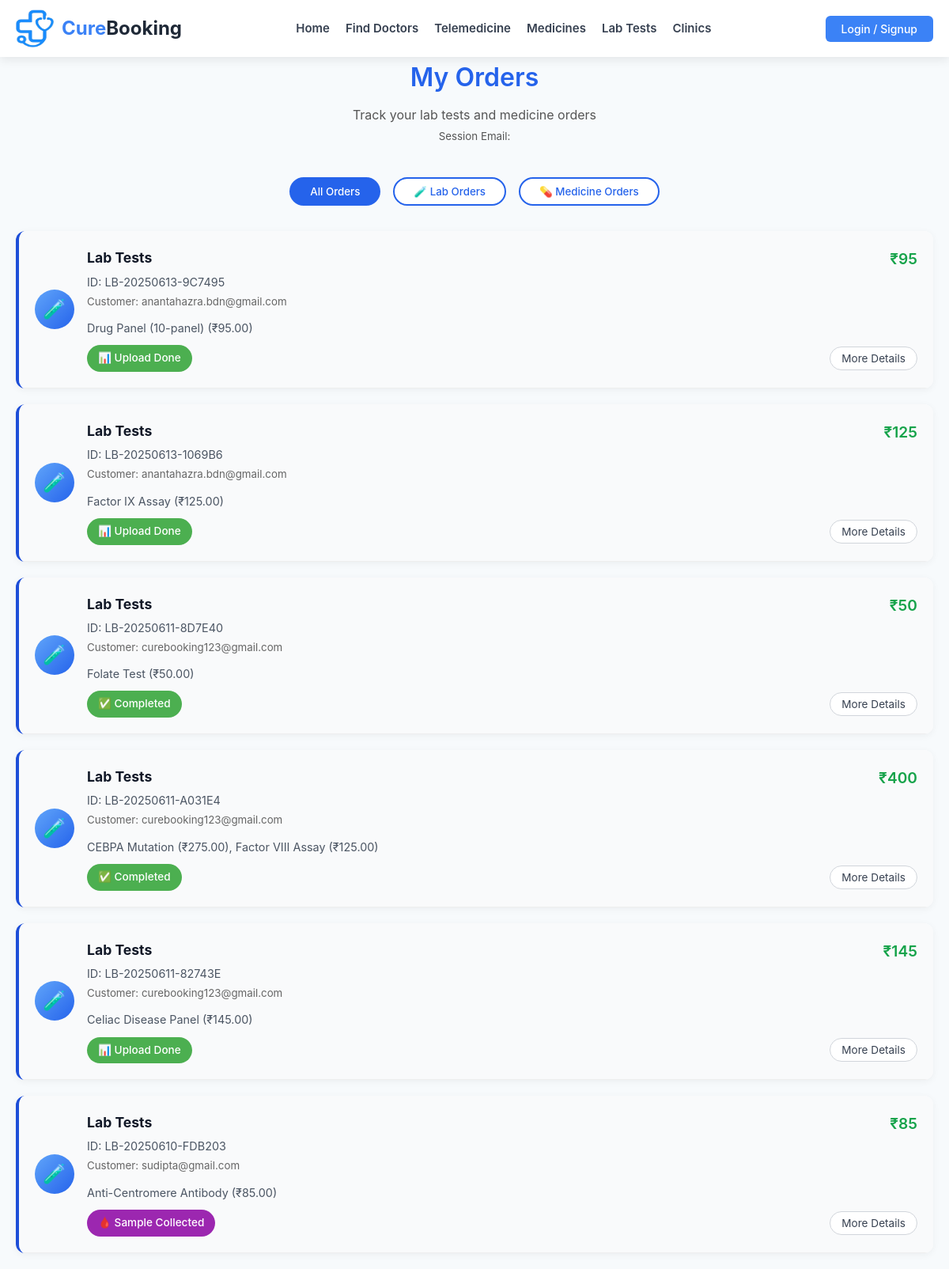
The app's page /user/my-orders.php (signed in), older data.
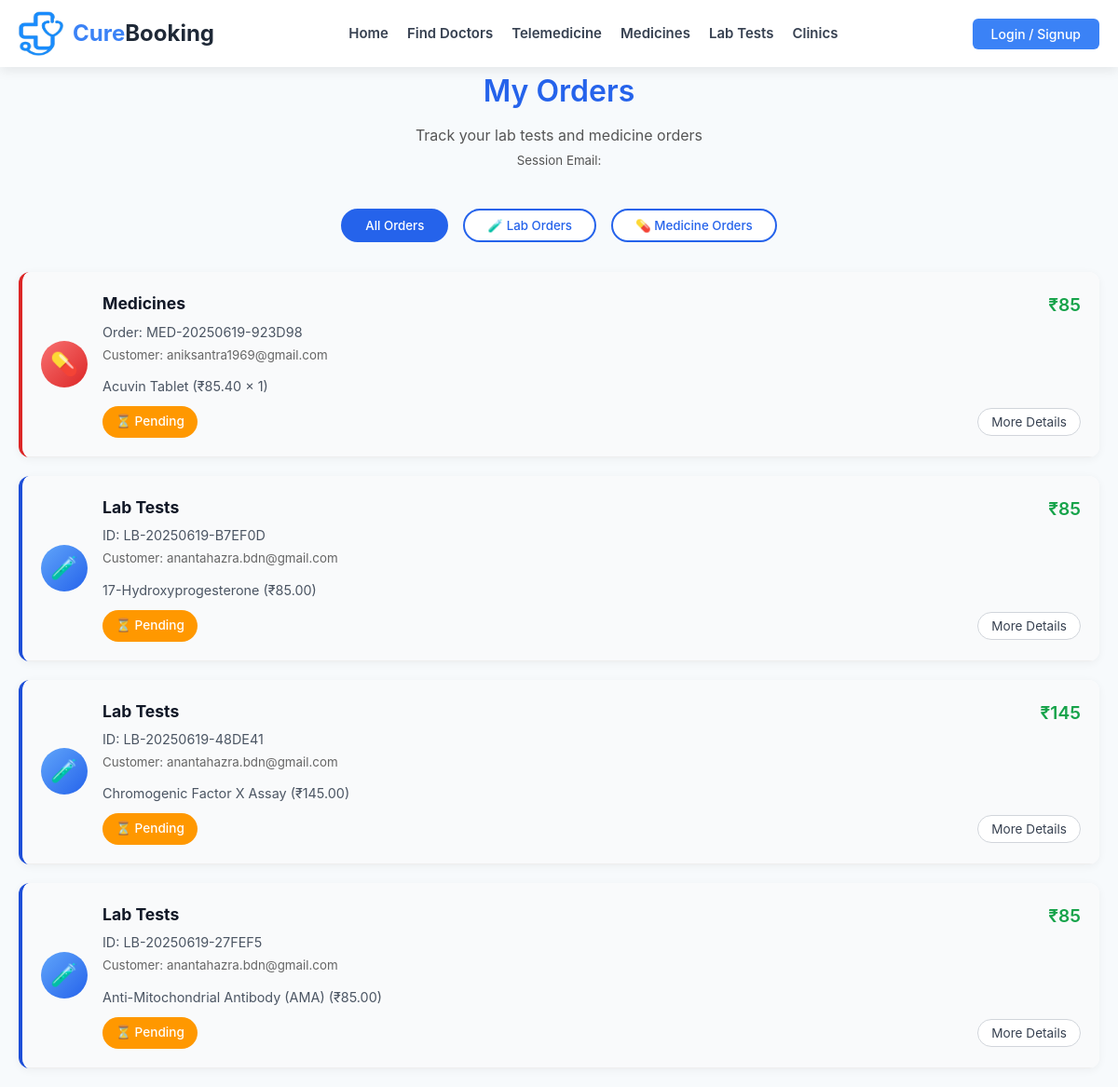
The same page, newer data.
### tables this page shows
CREATE TABLE `lab_orders` (
  `id` int(11) NOT NULL,
  `booking_id` varchar(50) NOT NULL,
  `customer_name` varchar(100) NOT NULL,
  `phone` varchar(20) NOT NULL,
  `email` varchar(100) NOT NULL,
  `address` text NOT NULL,
  `sample_collection_date` date NOT NULL,
  `time_slot` varchar(20) NOT NULL,
  `total_amount` decimal(10,2) NOT NULL DEFAULT 0.00,
  `status` enum('Pending','Confirmed','Sample Collected','In Progress','Completed','Cancelled','Upload Done') DEFAULT 'Pending',
  `created_at` timestamp NOT NULL DEFAULT current_timestamp(),
  `updated_at` timestamp NOT NULL DEFAULT current_timestamp() ON UPDATE current_timestamp(),
  `booked_by_email` varchar(255) DEFAULT '',
  `booked_by_name` varchar(255) DEFAULT '',
  `clinic_id` int(11) DEFAULT NULL,
  `clinic_name` varchar(255) DEFAULT NULL,
  `report_file` varchar(255) DEFAULT NULL,
  `report_uploaded_at` timestamp NULL DEFAULT NULL
);

CREATE TABLE `medicine_orders` (
  `id` int(11) NOT NULL,
  `booked_by_user_id` int(11) DEFAULT 0,
  `booked_by_email` varchar(255) DEFAULT '',
  `booked_by_name` varchar(255) DEFAULT '',
  `order_number` varchar(50) NOT NULL,
  `name` varchar(100) NOT NULL,
  `phone` varchar(20) NOT NULL,
  `email` varchar(100) NOT NULL,
  `address` text NOT NULL,
  `total_amount` decimal(10,2) NOT NULL,
  `order_date` datetime NOT NULL,
  `status` enum('pending','confirmed','shipped','delivered','cancelled') DEFAULT 'pending',
  `created_at` timestamp NOT NULL DEFAULT current_timestamp(),
  `updated_at` timestamp NOT NULL DEFAULT current_timestamp() ON UPDATE current_timestamp()
);

### user/my-orders.php (the view, shortened to what the rows shown need)
<?php
    $servername = "localhost";
    $username = "root";
    $password = "";
    $dbname = "cure_booking";
    try {
        $pdo = new PDO("mysql:host=$servername;dbname=$dbname", $username, $password);
        $pdo->setAttribute(PDO::ATTR_ERRMODE, PDO::ERRMODE_EXCEPTION);
    } catch(PDOException $e) {
        die("Connection failed: " . $e->getMessage());
    }
    $user_email = $_SESSION['email'] ?? '';
    $stmt = $pdo->prepare("
        SELECT
            lo.id, lo.booking_id, lo.customer_name, lo.phone, lo.email, lo.address,
            lo.sample_collection_date, lo.time_slot, lo.total_amount, lo.status, lo.created_at,
            lo.booked_by_email, lo.booked_by_name,
            'lab' as order_type,
            GROUP_CONCAT(CONCAT(loi.test_name, ' (₹', loi.test_price, ')') SEPARATOR ', ') as item_details,
            CASE WHEN lo.email = ? THEN 'self' ELSE 'other' END as booking_for
        FROM lab_orders lo
        LEFT JOIN lab_order_items loi ON lo.id = loi.order_id
        GROUP BY lo.id
        ORDER BY lo.created_at DESC
    ");
    $stmt->execute([$user_email]);
    $lab_orders = $stmt->fetchAll(PDO::FETCH_ASSOC);
    $medicine_orders = [];
    try {
        $medicine_stmt = $pdo->prepare("
            SELECT
                mo.id, mo.order_number, mo.name as customer_name, mo.phone, mo.email, mo.address,
                mo.total_amount, mo.status, mo.order_date, mo.created_at,
                mo.booked_by_email, mo.booked_by_name,
                'medicine' as order_type,
                COALESCE(GROUP_CONCAT(CONCAT(moi.medicine_name, ' (₹', moi.medicine_price, ' × ', moi.quantity, ')') SEPARATOR ', '), 'Order details not available') as item_details,
                CASE WHEN mo.email = ? THEN 'self' ELSE 'other' END as booking_for
            FROM medicine_orders mo
            LEFT JOIN medicine_order_items moi ON mo.id = moi.order_id
            GROUP BY mo.id
            ORDER BY mo.created_at DESC
        ");
        $medicine_stmt->execute([$user_email]);
        $medicine_orders = $medicine_stmt->fetchAll(PDO::FETCH_ASSOC);
    } catch(PDOException $e) {
        error_log("Medicine orders error: " . $e->getMessage());
        echo "";
        $medicine_orders = [];
    }
    $user_lab_orders = array_filter($lab_orders, function($order) use ($user_email) {
        return $order['email'] === $user_email || $order['booked_by_email'] === $user_email;
    });
    $user_medicine_orders = array_filter($medicine_orders, function($order) use ($user_email) {
        return $order['email'] === $user_email || $order['booked_by_email'] === $user_email;
    });
    $all_orders = array_merge($user_lab_orders, $user_medicine_orders);
    usort($all_orders, function($a, $b) {
        return strtotime($b['created_at']) - strtotime($a['created_at']);
    });
    if (empty($all_orders)) {
        $all_orders = array_merge($lab_orders, $medicine_orders);
        usort($all_orders, function($a, $b) {
            return strtotime($b['created_at']) - strtotime($a['created_at']);
        });
    }
    $status_config = [
        'lab' => [
            'colors' => [
                'Pending' => '#ff9800', 'Confirmed' => '#2196f3', 'Sample Collected' => '#9c27b0',
                'In Progress' => '#607d8b', 'Upload Done' => '#4caf50', 'Completed' => '#4caf50',
                'Cancelled' => '#f44336'
            ],
            'icons' => [
                'Pending' => '⏳', 'Confirmed' => '✅', 'Sample Collected' => '🩸',
                'In Progress' => '🔬', 'Upload Done' => '📊', 'Completed' => '✅',
                'Cancelled' => '❌'
            ]
        ],
        'medicine' => [
            'colors' => [
                'pending' => '#ff9800', 'confirmed' => '#2196f3', 'shipped' => '#9c27b0',
                'delivered' => '#4caf50', 'cancelled' => '#f44336'
            ],
            'icons' => [
                'pending' => '⏳', 'confirmed' => '✅', 'shipped' => '🚚',
                'delivered' => '📦', 'cancelled' => '❌'
            ]
        ]
    ];
    function getStatusColor($status, $type) {
        global $status_config;
        $key = $type === 'medicine' ? strtolower($status) : $status;
        return $status_config[$type]['colors'][$key] ?? '#757575';
    }
    function getStatusIcon($status, $type) {
        global $status_config;
        $key = $type === 'medicine' ? strtolower($status) : $status;
        return $status_config[$type]['icons'][$key] ?? ($type === 'lab' ? '📋' : '💊');
    }
    function getShortItemPreview($item_details, $maxLength = 80) {
        $items = explode(', ', $item_details);
        $preview = '';
        $itemCount = 0;
        foreach ($items as $item) {
            if ($itemCount > 0) $preview .= ', ';
            $preview .= $item;
            $itemCount++;
        }
        return $preview;
    }
?>
<!DOCTYPE html>
<html lang="en">
<head>
    <link rel="stylesheet" href="order.css">
</head>
<body>
    <div class="container">
        <div class="page-header">
            <h1>My Orders </h1>
        </div>
        <?php if (!empty($all_orders)): ?>
            <?php foreach ($all_orders as $index => $order): ?>
                <div class="order-card <?php echo $order['order_type']; ?>-order" data-type="<?php echo $order['order_type']; ?>">
                    <div class="order-header">
                        <div class="order-icon <?php echo $order['order_type']; ?>">
                            <?php echo $order['order_type'] === 'lab' ? '🧪' : '💊'; ?>
                        </div>
                        <div class="order-main-content">
                            <div class="order-title-row">
                                <div class="order-basic-info">
                                    <h3><?php echo $order['order_type'] === 'lab' ? 'Lab Tests' : 'Medicines'; ?></h3>
                                    <?php if ($order['order_type'] === 'lab' && !empty($order['booking_id'])): ?>
                                        <div class="booking-id">ID: <?php echo htmlspecialchars($order['booking_id']); ?></div>
                                    <?php elseif ($order['order_type'] === 'medicine' && !empty($order['order_number'])): ?>
                                        <div class="booking-id">Order: <?php echo htmlspecialchars($order['order_number']); ?></div>
                                    <?php endif; ?>
                                    <small style="color: #666;">Customer: <?php echo htmlspecialchars($order['email']); ?></small>
                                </div>
                                <div class="order-amount">₹<?php echo number_format($order['total_amount'], 0); ?></div>
                            </div>
                            <div class="items-preview">
                                <?php echo htmlspecialchars(getShortItemPreview($order['item_details'])); ?>
                            </div>
                            <div class="status-and-details">
                                <div class="status-badge" style="background-color: <?php echo getStatusColor($order['status'], $order['order_type']); ?>">
                                    <?php echo getStatusIcon($order['status'], $order['order_type']); ?>
                                    <?php echo htmlspecialchars(ucfirst($order['status'])); ?>
                                </div>
                                <div class="action-buttons">
                                    <button class="more-details-btn" onclick="toggleDetails(<?php echo $index; ?>)">More Details</button>
                                </div>
                            </div>
                        </div>
                    </div>
                </div>
            <?php endforeach; ?>
        <?php endif; ?>
    </div>
</body>
</html>

Row changes from the older to the newer data that the page shows:
removed lab_orders: shows "Lab Tests", booking "LB-20250613-9C7495", email "anantahazra.bdn@gmail.com", total_amount "95", item_details "Drug Panel (10-panel) (₹95.00)", order_type "📊", status "Upload Done"
removed lab_orders: shows "Lab Tests", booking "LB-20250613-1069B6", email "anantahazra.bdn@gmail.com", total_amount "125", item_details "Factor IX Assay (₹125.00)", order_type "📊", status "Upload Done"
removed lab_orders: shows "Lab Tests", booking "LB-20250611-8D7E40", email "curebooking123@gmail.com", total_amount "50", item_details "Folate Test (₹50.00)", order_type "✅", status "Completed"
removed lab_orders: shows "Lab Tests", booking "LB-20250611-A031E4", email "curebooking123@gmail.com", total_amount "400", item_details "CEBPA Mutation (₹275.00), Factor VIII Assay (₹125.00)", order_type "✅", status "Completed"
removed lab_orders: shows "Lab Tests", booking "LB-20250611-82743E", email "curebooking123@gmail.com", total_amount "145", item_details "Celiac Disease Panel (₹145.00)", order_type "📊", status "Upload Done"
removed lab_orders: shows "Lab Tests", booking "LB-20250610-FDB203", email "sudipta@gmail.com", total_amount "85", item_details "Anti-Centromere Antibody (₹85.00)", order_type "🩸", status "Sample Collected"
added medicine_orders: shows "Medicines", order_number "MED-20250619-923D98", email "aniksantra1969@gmail.com", total_amount "85", item_details "Acuvin Tablet (₹85.40 × 1)", order_type "⏳", status "Pending"
added lab_orders: shows "Lab Tests", booking "LB-20250619-B7EF0D", email "anantahazra.bdn@gmail.com", total_amount "85", item_details "17-Hydroxyprogesterone (₹85.00)", order_type "⏳", status "Pending"
added lab_orders: shows "Lab Tests", booking "LB-20250619-48DE41", email "anantahazra.bdn@gmail.com", total_amount "145", item_details "Chromogenic Factor X Assay (₹145.00)", order_type "⏳", status "Pending"
added lab_orders: shows "Lab Tests", booking "LB-20250619-27FEF5", email "anantahazra.bdn@gmail.com", total_amount "85", item_details "Anti-Mitochondrial Antibody (AMA) (₹85.00)", order_type "⏳", status "Pending"
